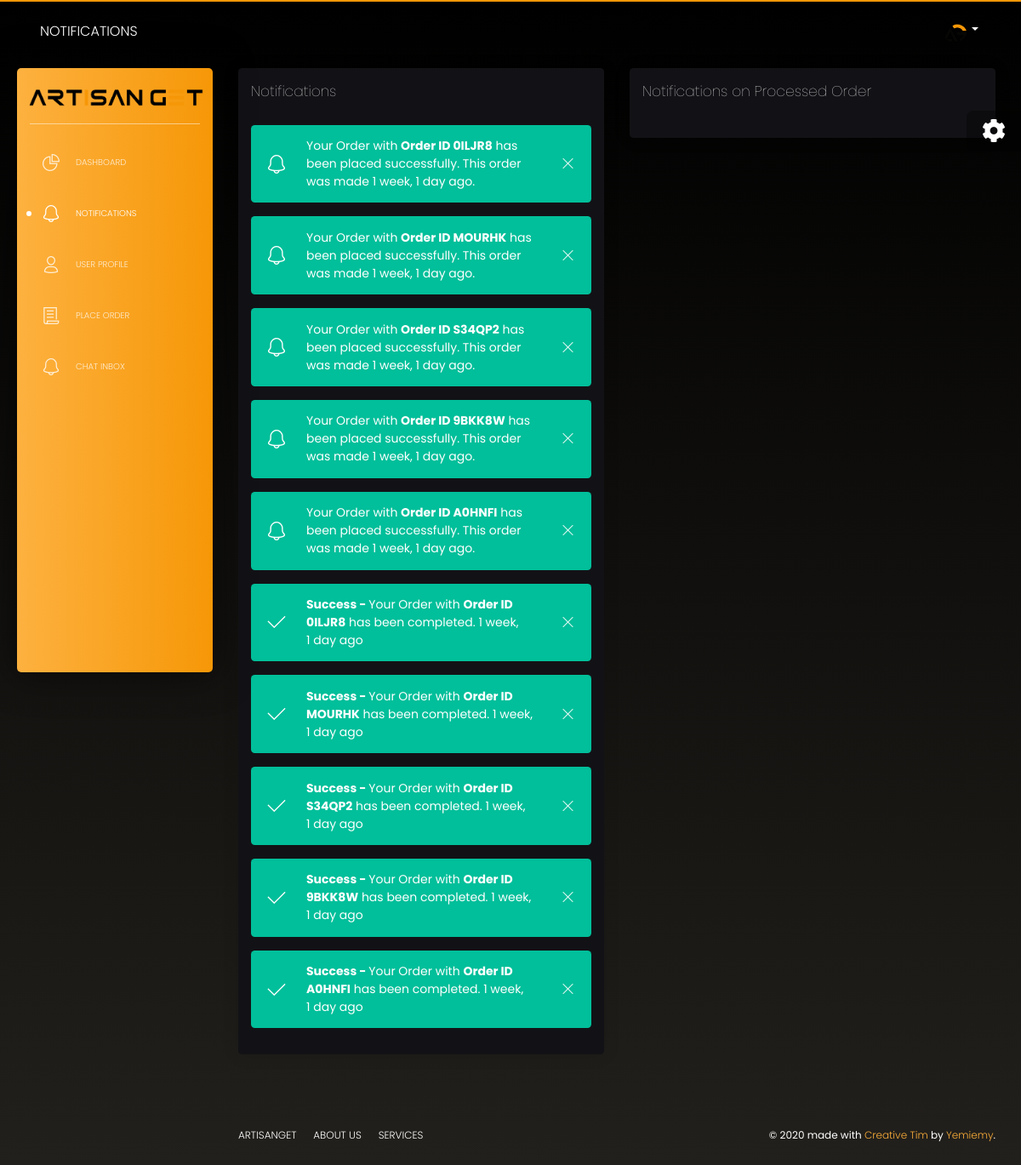
/dashboard/user/orders/yemi/ (signed in), run on the app's committed database.
### users/models.py (models this page shows, shortened)
class Profile(models.Model):
    user = models.OneToOneField(User, on_delete=models.CASCADE)
    image = models.ImageField(default='default.png', upload_to='profile_pics')
    about_me = models.TextField(blank=True, null=True)
    phone = PhoneField(help_text='Contact phone number')
    address = models.CharField(max_length=250, blank=True, null=True)
    city = models.CharField(max_length=120, blank=True, null=True)
    country = models.CharField(max_length=120, blank=True, null=True)
    skill = models.ForeignKey(Skill, on_delete=models.CASCADE, blank=True, null=True)
    is_customer = models.BooleanField(blank=True, null=True, default=True)
    proficiency = models.IntegerField(blank=True, null=True)
    experience = models.CharField(max_length=120,blank=True, null=True)
    efficiency = models.IntegerField(blank=True, null=True)
    time_conscious = models.BooleanField(blank=True, null=True)
    standout = models.CharField(max_length=250, blank=True, null=True)
    is_verified = models.BooleanField(default=False)
    electrician = models.BooleanField(default=False)
    plumber = models.BooleanField(default=False)
    furniture = models.BooleanField(default=False)
    painter = models.BooleanField(default=False)
    cleaner = models.BooleanField(default=False)
    carpenter = models.BooleanField(default=False)
    facebook = models.CharField(max_length=150, blank=True, null=True)
    twitter = models.CharField(max_length=150, blank=True, null=True)
    instagram = models.CharField(max_length=50, blank=True, null=True)

class Order(models.Model):
    user = models.ForeignKey(User, on_delete=models.CASCADE)
    name = models.CharField(max_length=120)
    email = models.EmailField(max_length=250)
    mobile = models.CharField(max_length=11)
    address = models.TextField()
    city = models.CharField(max_length=120)
    state = models.CharField(max_length=120)
    service = models.ForeignKey(Service, on_delete=models.CASCADE)
    description = models.TextField(blank=True, null=True)
    price_by_customer = models.IntegerField(blank=True, null=True)
    price_by_artisan = models.IntegerField(blank=True, null=True)
    accept_term = models.BooleanField(default=False)
    order_id = models.CharField(max_length=120, default='ABC', unique=True)
    processing = models.BooleanField(default=True)
    abandoned = models.BooleanField(default=False)
    completed = models.BooleanField(default=False)
    completed_by = models.ForeignKey(User, on_delete=models.CASCADE, blank=True, null=True, related_name='completed')
    accepted = models.BooleanField(default=False)
    accepted_by = models.ForeignKey(User, on_delete=models.CASCADE, blank=True, null=True, related_name='artisan')
    date_stamp = models.DateTimeField(auto_now_add=True)

### users/views.py (the view)
# urls.py: path('user/orders/<str:username>/', UserNotificationsView.as_view(), name='user-orders'),
class UserNotificationsView(LoginRequiredMixin,ListView):
    model = Order
    template_name = 'notifications.html'
    context_object_name = 'orders'
    def get_queryset(self):
        user = get_object_or_404(User, username=self.kwargs.get('username'))
        return Order.objects.filter(user=user).order_by('-id')[:5]

### users/templates/notifications.html (shortened to what this page needs)
{% extends 'profile.html' %}
{% block not %}
  active
{% endblock not %}
{% block top %}
  Notifications
{% endblock top %}
{% block content %}
{% load humanize %}
      <div class="content">
        <div class="row">
          <div class="col-md-6">
            <div class="card">
              <div class="card-header">
                <h4 class="card-title">Notifications</h4>
              </div>
              <div class="card-body">
                {% for object in orders %}
                {% if object %}
                <div class="alert alert-success alert-with-icon" data-notify="container">
                  <button type="button" aria-hidden="true" class="close" data-dismiss="alert" aria-label="Close">
                    <i class="tim-icons icon-simple-remove"></i>
                  </button>
                  <span data-notify="icon" class="tim-icons icon-bell-55"></span>
                  <span data-notify="message">Your Order with <b>Order ID {{object.order_id}}</b> has been placed successfully. This order was made {{ object.date_stamp|naturaltime }}.</span>
                </div>
                {% endif %}
                {% endfor %}
                {% for object in orders %}
                {% if object.completed == True %}
                  <div class="alert alert-success alert-with-icon" data-notify="container">
                    <button type="button" aria-hidden="true" class="close" data-dismiss="alert" aria-label="Close">
                      <i class="tim-icons icon-simple-remove"></i>
                    </button>
                    <span data-notify="icon" class="tim-icons icon-check-2"></span>
                    <span data-notify="message"><b> Success - </b> Your Order with <b>Order ID {{object.order_id}}</b> has been completed. {{object.date_stamp|naturaltime}}</span>
                  </div>
                  {% endif %}
                {% endfor %}
              </div>
            </div>
          </div>
          <div class="col-md-6">
            <div class="card">
              <div class="card-header">
                <h4 class="card-title">Notifications on Processed Order</h4>
              </div>
              <div class="card-body">
              </div>
            </div>
          </div>
        </div>
      </div>
      {% endblock content %}

### templates/profile.html (shortened to what this page needs)
{% load static %}
<!DOCTYPE html>
<html lang="en">
<head>
  <link href="https://use.fontawesome.com/releases/v5.0.6/css/all.css" rel="stylesheet">
  <link href=" {% static 'assets/css/nucleo-icons.css' %} " rel="stylesheet" />
  <link href=" {% static 'assets/css/black-dashboard.css' %}" rel="stylesheet" />
</head>
<body class="">
  <div class="wrapper">
    <div class="sidebar">
      <div class="sidebar-wrapper">
        <div class="logo">
          <a href="javascript:void(0)" class="simple-text logo-normal">
            <img src="{% static 'images/line.png' %}" alt="">
          </a>
        </div>
        <ul class="nav">
          <li class="
          {% block act %}
          {% endblock act %}
               ">
            <a href="{% url 'dashboard' %}">
              <i class="tim-icons icon-chart-pie-36"></i>
              <p>Dashboard</p>
            </a>
          </li>
          <li class="
          {% block not %}
          {% endblock not %}
               ">
            <a href="{% url 'user-orders' user.username %}">
              <i class="tim-icons icon-bell-55"></i>
              <p>Notifications</p>
            </a>
          </li>
          <li class="
          {% block active %}
          {% endblock active %}
               ">
            <a href=" {% url 'profile' %} ">
              <i class="tim-icons icon-single-02"></i>
              <p>User Profile</p>
            </a>
          </li>
          <li class="
          {% block order %}
          {% endblock order %}
               ">
            <a href="{% url 'place-order' %}">
              <i class="tim-icons icon-paper"></i>
              <p>Place Order</p>
            </a>
          </li>
          <li class="
          {% block chat %}
          {% endblock chat %}
               ">
            <a href="{% url 'chat' user.username %}">
              <i class="tim-icons icon-bell-55"></i>
              <p>Chat Inbox</p>
            </a>
          </li>
        </ul>
      </div>
    </div>
    <div class="main-panel">
      <nav class="navbar navbar-expand-lg navbar-absolute navbar-transparent">
        <div class="container-fluid">
          <div class="navbar-wrapper">
            <a class="navbar-brand" href="javascript:void(0)">
            {% block top %}
            {% endblock top %}
                </a>
          </div>
          <div class="collapse navbar-collapse" id="navigation">
            <ul class="navbar-nav ml-auto">
              <li class="dropdown nav-item">
                <a href="#" class="dropdown-toggle nav-link" data-toggle="dropdown">
                  <div class="photo">
                    <img src=" {{user.profile.image.url}} " alt="Profile Photo">
                  </div>
                  <b class="caret d-none d-lg-block d-xl-block"></b>
                </a>
              </li>
            </ul>
          </div>
        </div>
      </nav>
{% block content %}
{% endblock content %}
<footer class="footer">
    <div class="container-fluid">
      <ul class="nav">
        <li class="nav-item">
          <a href="{% url 'home' %}" class="nav-link">
            ArtisanGet
          </a>
        </li>
        <li class="nav-item">
          <a href="{% url 'about' %}" class="nav-link">
            About Us
          </a>
        </li>
        <li class="nav-item">
          <a href="{% url 'service' %}" class="nav-link">
            Services
          </a>
        </li>
      </ul>
      <div class="copyright">
        ©
         made with <a href="javascript:void(0)" target="_blank">Creative Tim</a> by
        <a href="http://twitter.com/YemiTumininu" target="_blank">Yemiemy</a>.
      </div>
    </div>
  </footer>
</div>
</div>
<div class="fixed-plugin">
<div class="dropdown show-dropdown">
  <a href="#" data-toggle="dropdown">
    <i class="fa fa-cog fa-2x"> </i>
  </a>
</div>
</div>
</body>
</html>

### data on the page
Order: order_id "0ILJR8", date_stamp "1 week, 1 day ago"
Order: order_id "MOURHK", date_stamp "1 week, 1 day ago"
Order: order_id "S34QP2", date_stamp "1 week, 1 day ago"
Order: order_id "9BKK8W", date_stamp "1 week, 1 day ago"
Order: order_id "A0HNFI", date_stamp "1 week, 1 day ago"
